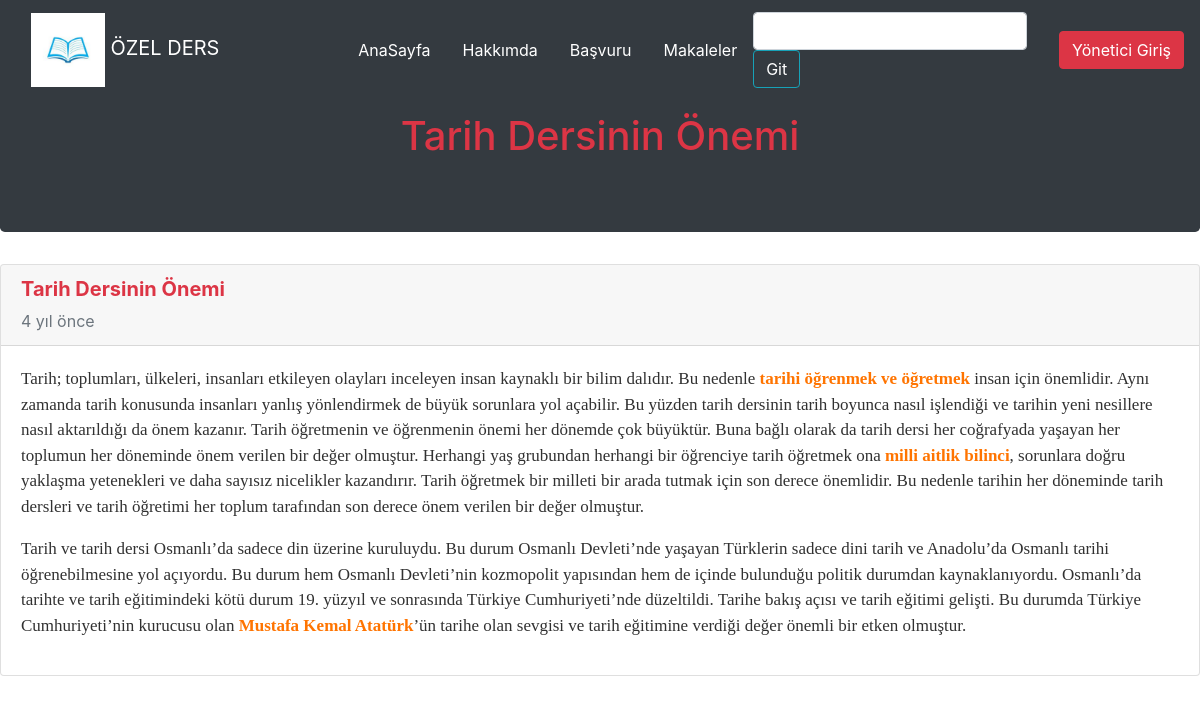
Page /makale/tarihonem on the committed database.
### tables this page shows
CREATE TABLE IF NOT EXISTS `posts` (
  `post_id` int(11) NOT NULL AUTO_INCREMENT,
  `post_title` varchar(255) NOT NULL,
  `post_url` varchar(255) NOT NULL,
  `post_content` text NOT NULL,
  `post_short_content` text NOT NULL,
  `post_status` int(11) NOT NULL,
  `post_seo` varchar(1000) NOT NULL,
  `post_date` timestamp NOT NULL DEFAULT current_timestamp(),
  PRIMARY KEY (`post_id`)
);

### www/app/controller/makale-detay.php (called while the page is built, shortened)
<?php
$row = Makale::findPost($post_url);
require view('makale-detay');

### www/index.php (called while the page is built, shortened)
<?php
$routeExplode = explode('?', $_SERVER['REQUEST_URI']);
$routeArrayMerge = array_filter(explode('/', $routeExplode[0]));
$route =array_merge($routeArrayMerge);
require  controller(route(0));

### www/app/helper/template.php (called while the page is built, shortened)
<?php
function site_url($url = false)
{
    return URL . '/' . $url;
}
function public_url($url = false)
{
    return URL . '/public/' . $url;
}

### www/app/helper/app.php (called while the page is built, shortened)
<?php
function route($index){
    global $route;
    return isset($route[$index]) ? $route[$index]: false;
}

### www/app/classes/basicdb.php (called while the page is built, shortened)
<?php
class BasicDB extends \PDO
{
    private $sql;
    private $where;
    public function from($tableName)
    {
        $this->sql = 'SELECT * FROM `' . $tableName . '`';
        return $this;
    }
    public function where($column, $value = '', $mark = '=', $logical = '&&')
    {
        $this->where[] = [
            $column,
            $value,
            $mark,
            $logical
        ];
        return $this;
    }
    public function first()
    {
        $query = $this->generateQuery();
        return $query->fetch(parent::FETCH_ASSOC);
    }
    public function generateQuery()
    {
        $query = $this->query($this->sql);
        return $query;
    }
    private function get_where()
    {
        if (is_array($this->where) && count($this->where) > 0) {
            $this->sql .= ' WHERE ';
            $where = [];
            foreach ($this->where as $key => $arg) {
                if ($arg[2] == 'LIKE' || $arg[2] == 'NOT LIKE') {
                    $where[] = $arg[3] . ' ' . $arg[0] . ' ' . $arg[2] . ' "%' . $arg[1] . '%" ';
                } elseif ($arg[2] == 'BETWEEN' || $arg[2] == 'NOT BETWEEN') {
                    $where[] = $arg[3] . ' ' . ($arg[0] . ' ' . $arg[2] . ' ' . $arg[1][0] . ' AND ' . $arg[1][1]);
                } elseif ($arg[2] == 'FIND_IN_SET') {
                    $where[] = $arg[3] . ' FIND_IN_SET("' . (is_array($arg[1]) ? implode(',', $arg[1]) : $arg[1]) . '", ' . $arg[0] . ')';
                } elseif ($arg[2] == 'IN' || $arg[2] == 'NOT IN') {
                    $where[] = $arg[3] . ' ' . $arg[0] . ' ' . $arg[2] . '(' . (is_array($arg[1]) ? implode(',', $arg[1]) : $arg[1]) . ')';
                } else {
                    $where[] = $arg[3] . ' ' . $arg[0] . ' ' . $arg[2] . ' "' . $arg[1] . '"';
                }
            }
            $this->sql .= ltrim(implode(' ', $where), '&&');
            $this->where = null;
        }
    }
}

### www/app/classes/makale.php (called while the page is built)
<?php
class Makale {
    public static function findPost($post_url)
    {
        global $db;
        return $db->from('posts')
            ->where('post_url', $post_url)
            ->where('post_status', 1)
            ->first();
    }
}

### www/app/helper/time.php (called while the page is built)
<?php
function timeConvert ( $zaman ){
    $zaman =  strtotime($zaman);
    $zaman_farki = time() - $zaman;
    $saniye = $zaman_farki;
    $dakika = round($zaman_farki/60);
    $saat = round($zaman_farki/3600);
    $gun = round($zaman_farki/86400);
    $hafta = round($zaman_farki/604800);
    $ay = round($zaman_farki/2419200);
    $yil = round($zaman_farki/29030400);
    if( $saniye < 60 ){
        if ($saniye == 0){
            return "az önce";
        } else {
            return $saniye .' saniye önce';
        }
    } else if ( $dakika < 60 ){
        return $dakika .' dakika önce';
    } else if ( $saat < 24 ){
        return $saat.' saat önce';
    } else if ( $gun < 7 ){
        return $gun .' gün önce';
    } else if ( $hafta < 4 ){
        return $hafta.' hafta önce';
    } else if ( $ay < 12 ){
        return $ay .' ay önce';
    } else {
        return $yil.' yıl önce';
    }
}

### www/app/view/OzeldersTema/makale-detay.php (the view, shortened to what this page needs)
<!doctype html>
<html lang="en">
<head>
    <link rel="stylesheet" href="<?=public_url('OzeldersTema/css/fontawesome.css')?>
    <link rel="stylesheet" href="<?=public_url('OzeldersTema/css/style.css')?>">
    <link rel="stylesheet" href="https://maxcdn.bootstrapcdn.com/bootstrap/4.0.0/css/bootstrap.min.css"
>
</head>
<body>
<nav class="navbar navbar-expand-md fixed-top navbar-dark bg-dark">
    <div class="container" >
        <div class="navbar-brand">
            <img src="<?=public_url('/OzeldersTema/img/logo.jpg')?>" class="w-25" alt="">
            ÖZEL DERS
        </div>
        <div class="collapse navbar-collapse" id="menu">
            <ul class="navbar-nav mr-auto " >
                <li class="nav-item">
                    <a href="<?=site_url()?>" nav class="navbar  navbar-dark  text-white"  class="nav-link">AnaSayfa</a>
                </li>
                <li class="nav-item">
                    <a href="<?=site_url('hakk')?>" nav class="navbar  navbar-dark  text-white"  class="nav-link">Hakkımda</a>
                </li>
                <li class="nav-item">
                    <a href="<?=site_url('basvuru')?>" nav class="navbar  navbar-dark text-white"  class="nav-link">Başvuru</a>
                </li>
                <li class="nav-item">
                    <a href="<?=site_url('makale')?>" nav class="navbar  navbar-dark text-white"  class="nav-link">Makaleler</a>
                </li>
            </ul>
            <form action="" class="form-inline">
                <input type="text" class="form-control mr-3">
                <button class="btn btn-outline-info" style="color:white">Git</button>
            </form>
        </div>
    </div>
    <a href="<?=site_url('admin')?>" class="btn btn-danger " style="color:white">Yönetici Giriş</a>
</nav>
<section class="jumbotron text-center bg-dark mt-5">
    <div class="container text-danger" >
        <h1><?=$row['post_title']?></h1>
    </div>
</section>
<div class="row">
    <div class="col-md-12">
        <div class="card mb-3">
            <div class="card-header text-danger ">
                <h5><strong><?=$row['post_title']?></strong></h5>
                <div class="date text-secondary">
                    <?=timeConvert($row['post_date'])?>
                </div>
            </div>
            <div class="card-body">
               <?=htmlspecialchars_decode($row['post_content'])?>
            </div>
        </div>
 </div>
</div>
</body>
</html>

### rows in the picture
posts: post_title "Tarih Dersinin Önemi", post_date "4 yıl önce", post_content "Tarih; toplumları, ülkeleri, insanları etkileyen olayları inceleyen insan kaynaklı bir bilim dalıdır. Bu nedenle tarihi öğrenmek ve öğretmek insan için önemlidir. Aynı zamanda tarih konusunda insanları yanlış yönlendirmek de büyük sorunlara yol açabilir. Bu yüzden tarih dersinin tarih boyunca nasıl işlendiği ve tarihin yeni nesillere nasıl aktarıldığı da önem kazanır. Tarih öğretmenin ve öğrenmenin önemi her dönemde çok büyüktür. Buna bağlı olarak da tarih dersi her coğrafyada yaşayan her toplumun her döneminde önem verilen bir değer olmuştur. Herhangi yaş grubundan herhangi bir öğrenciye tarih öğretmek ona milli aitlik bilinci , sorunlara doğru yaklaşma yetenekleri ve daha sayısız…"
